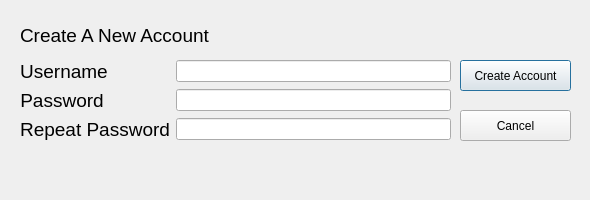
<?xml version="1.0" encoding="UTF-8"?>
<ui version="4.0">
 <class>CreateNewAccountWindow</class>
 <widget class="QDialog" name="CreateNewAccountWindow">
  <property name="geometry">
   <rect>
    <x>0</x>
    <y>0</y>
    <width>590</width>
    <height>200</height>
   </rect>
  </property>
  <property name="windowTitle">
   <string>Dialog</string>
  </property>
  <widget class="QPushButton" name="createAccountButton">
   <property name="geometry">
    <rect>
     <x>460</x>
     <y>60</y>
     <width>111</width>
     <height>31</height>
    </rect>
   </property>
   <property name="text">
    <string>Create Account</string>
   </property>
  </widget>
  <widget class="QWidget" name="formLayoutWidget">
   <property name="geometry">
    <rect>
     <x>20</x>
     <y>60</y>
     <width>431</width>
     <height>91</height>
    </rect>
   </property>
   <layout class="QFormLayout" name="formLayout">
    <item row="0" column="0">
     <widget class="QLabel" name="usernameLabel">
      <property name="maximumSize">
       <size>
        <width>16777215</width>
        <height>25</height>
       </size>
      </property>
      <property name="text">
       <string>&lt;html&gt;&lt;head/&gt;&lt;body&gt;&lt;p&gt;&lt;span style=&quot; font-size:14pt;&quot;&gt;Username&lt;/span&gt;&lt;/p&gt;&lt;/body&gt;&lt;/html&gt;</string>
      </property>
      <property name="alignment">
       <set>Qt::AlignCenter</set>
      </property>
     </widget>
    </item>
    <item row="0" column="1">
     <widget class="QLineEdit" name="usernameLineEdit"/>
    </item>
    <item row="1" column="0">
     <widget class="QLabel" name="passwordLabel">
      <property name="maximumSize">
       <size>
        <width>16777215</width>
        <height>25</height>
       </size>
      </property>
      <property name="text">
       <string>&lt;html&gt;&lt;head/&gt;&lt;body&gt;&lt;p&gt;&lt;span style=&quot; font-size:14pt;&quot;&gt;Password&lt;/span&gt;&lt;/p&gt;&lt;/body&gt;&lt;/html&gt;</string>
      </property>
      <property name="alignment">
       <set>Qt::AlignCenter</set>
      </property>
     </widget>
    </item>
    <item row="1" column="1">
     <widget class="QLineEdit" name="passwordLineEdit"/>
    </item>
    <item row="2" column="0">
     <widget class="QLabel" name="passwordLabel_2">
      <property name="maximumSize">
       <size>
        <width>16777215</width>
        <height>25</height>
       </size>
      </property>
      <property name="text">
       <string>&lt;html&gt;&lt;head/&gt;&lt;body&gt;&lt;p&gt;&lt;span style=&quot; font-size:14pt;&quot;&gt;Repeat Password&lt;/span&gt;&lt;/p&gt;&lt;/body&gt;&lt;/html&gt;</string>
      </property>
      <property name="alignment">
       <set>Qt::AlignCenter</set>
      </property>
     </widget>
    </item>
    <item row="2" column="1">
     <widget class="QLineEdit" name="passwordLineEdit_2"/>
    </item>
   </layout>
  </widget>
  <widget class="QPushButton" name="CancelButton">
   <property name="geometry">
    <rect>
     <x>460</x>
     <y>110</y>
     <width>111</width>
     <height>31</height>
    </rect>
   </property>
   <property name="text">
    <string>Cancel</string>
   </property>
  </widget>
  <widget class="QLabel" name="WindowLabel">
   <property name="geometry">
    <rect>
     <x>20</x>
     <y>20</y>
     <width>241</width>
     <height>31</height>
    </rect>
   </property>
   <property name="font">
    <font>
     <pointsize>14</pointsize>
    </font>
   </property>
   <property name="text">
    <string>Create A New Account</string>
   </property>
  </widget>
  <widget class="QLabel" name="ErrorLabel">
   <property name="geometry">
    <rect>
     <x>26</x>
     <y>170</y>
     <width>421</width>
     <height>20</height>
    </rect>
   </property>
   <property name="font">
    <font>
     <pointsize>12</pointsize>
    </font>
   </property>
   <property name="text">
    <string/>
   </property>
  </widget>
 </widget>
 <resources/>
 <connections/>
</ui>
